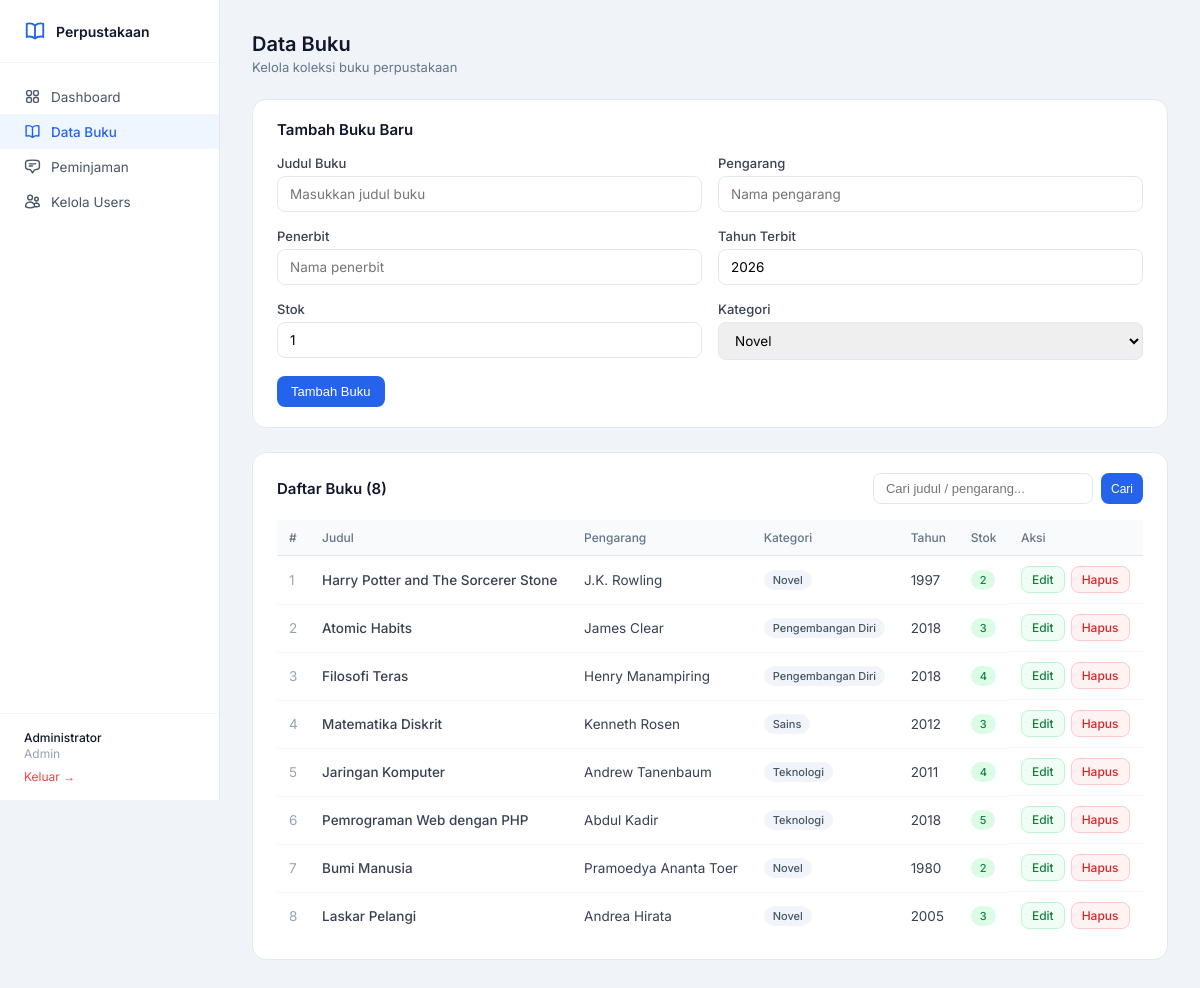
The page /buku.php (signed in) on the database its author committed.
### tables this page shows
CREATE TABLE IF NOT EXISTS buku (
  id INT AUTO_INCREMENT PRIMARY KEY,
  judul VARCHAR(200) NOT NULL,
  pengarang VARCHAR(100) NOT NULL,
  penerbit VARCHAR(100),
  tahun INT,
  stok INT DEFAULT 1,
  kategori VARCHAR(50),
  created_at TIMESTAMP DEFAULT CURRENT_TIMESTAMP
);

### src/auth.php (called while the page is built, shortened)
<?php
function isAdmin() {
    return isset($_SESSION['user']) && $_SESSION['user']['role'] === 'admin';
}

### public/buku.php (the view, shortened to what this page needs)
<?php
require_once __DIR__ . '/../src/auth.php';
require_once __DIR__ . '/../src/db.php';
$editData = null;
$search = trim($_GET['q'] ?? '');
if ($search) {
    $stmt = $pdo->prepare("SELECT * FROM buku WHERE judul LIKE ? OR pengarang LIKE ? ORDER BY id DESC");
    $stmt->execute(["%$search%", "%$search%"]);
} else {
    $stmt = $pdo->query("SELECT * FROM buku ORDER BY id DESC");
}
$bukuList = $stmt->fetchAll();
$kategoriList = ['Novel','Teknologi','Sains','Pengembangan Diri','Sejarah','Lainnya'];
require_once __DIR__ . '/../src/layout_top.php';
?>
<div class="page-header">
  <h1>Data Buku</h1>
  <p>Kelola koleksi buku perpustakaan</p>
</div>
<div class="card" style="margin-bottom:1.5rem;">
  <h2 style="font-size:15px;font-weight:600;margin-bottom:1rem;color:#0f172a;">
    <?= $editData ? 'Edit Buku' : 'Tambah Buku Baru' ?>
  </h2>
  <form method="POST">
    <div class="form-row">
      <div class="form-group">
        <label>Judul Buku</label>
        <input type="text" name="judul" value="<?= htmlspecialchars($editData['judul'] ?? '') ?>" required placeholder="Masukkan judul buku"/>
      </div>
      <div class="form-group">
        <label>Pengarang</label>
        <input type="text" name="pengarang" value="<?= htmlspecialchars($editData['pengarang'] ?? '') ?>" required placeholder="Nama pengarang"/>
      </div>
    </div>
    <div class="form-row">
      <div class="form-group">
        <label>Penerbit</label>
        <input type="text" name="penerbit" value="<?= htmlspecialchars($editData['penerbit'] ?? '') ?>" placeholder="Nama penerbit"/>
      </div>
      <div class="form-group">
        <label>Tahun Terbit</label>
        <input type="number" name="tahun" value="<?= htmlspecialchars($editData['tahun'] ?? date('Y')) ?>" min="1900" max="<?= date('Y') ?>"/>
      </div>
    </div>
    <div class="form-row">
      <div class="form-group">
        <label>Stok</label>
        <input type="number" name="stok" value="<?= htmlspecialchars($editData['stok'] ?? 1) ?>" min="0"/>
      </div>
      <div class="form-group">
        <label>Kategori</label>
        <select name="kategori">
          <?php foreach ($kategoriList as $kat): ?>
          <option value="<?= $kat ?>" <?= ($editData['kategori'] ?? '') === $kat ? 'selected' : '' ?>><?= $kat ?></option>
          <?php endforeach; ?>
        </select>
      </div>
    </div>
    <div style="display:flex;gap:8px;">
      <button type="submit" class="btn btn-primary">
        <?= $editData ? 'Simpan Perubahan' : 'Tambah Buku' ?>
      </button>
    </div>
  </form>
</div>
<div class="card">
  <div style="display:flex;justify-content:space-between;align-items:center;margin-bottom:1rem;gap:1rem;flex-wrap:wrap;">
    <h2 style="font-size:15px;font-weight:600;color:#0f172a;">Daftar Buku (<?= count($bukuList) ?>)</h2>
    <form method="GET" style="display:flex;gap:8px;">
      <input type="text" name="q" value="<?= htmlspecialchars($search) ?>" placeholder="Cari judul / pengarang..." style="padding:7px 12px;border:1px solid #e2e8f0;border-radius:8px;font-size:13px;outline:none;width:220px;"/>
      <button type="submit" class="btn btn-primary btn-sm">Cari</button>
    </form>
  </div>
  <table>
    <thead>
      <tr>
        <th>#</th>
        <th>Judul</th>
        <th>Pengarang</th>
        <th>Kategori</th>
        <th>Tahun</th>
        <th>Stok</th>
        <th>Aksi</th>
      </tr>
    </thead>
    <tbody>
      <?php foreach ($bukuList as $i => $b): ?>
      <tr>
        <td style="color:#94a3b8;"><?= $i+1 ?></td>
        <td style="font-weight:500;"><?= htmlspecialchars($b['judul']) ?></td>
        <td><?= htmlspecialchars($b['pengarang']) ?></td>
        <td><span class="badge badge-gray"><?= htmlspecialchars($b['kategori']) ?></span></td>
        <td><?= $b['tahun'] ?></td>
        <td>
          <?php if ($b['stok'] > 0): ?>
            <span class="badge badge-green"><?= $b['stok'] ?></span>
          <?php else: ?>
            <span class="badge badge-red">Habis</span>
          <?php endif; ?>
        </td>
        <td style="display:flex;gap:6px;">
          <a href="buku.php?edit=<?= $b['id'] ?>" class="btn btn-success btn-sm">Edit</a>
          <?php if (isAdmin()): ?>
          <a href="buku.php?hapus=<?= $b['id'] ?>" class="btn btn-danger btn-sm" onclick="return confirm('Hapus buku ini?')">Hapus</a>
          <?php endif; ?>
        </td>
      </tr>
      <?php endforeach; ?>
    </tbody>
  </table>
</div>
<?php require_once __DIR__ . '/../src/layout_bottom.php'; ?>

### src/layout_top.php (style rules this page uses)
*,*::before,*::after { box-sizing:border-box;margin:0;padding:0 }
body { font-family:'Inter',sans-serif;background:#f0f4f8;color:#1a1a2e;min-height:100vh;display:flex; }
.page-header { margin-bottom:1.5rem; }
.page-header h1 { font-size:20px;font-weight:600;color:#0f172a; }
.page-header p { font-size:13px;color:#64748b;margin-top:3px; }
.card { background:#fff;border:1px solid #e2e8f0;border-radius:14px;padding:1.25rem 1.5rem; }
table { width:100%;border-collapse:collapse;font-size:13.5px; }
th { text-align:left;padding:10px 12px;font-size:12px;font-weight:500;color:#64748b;border-bottom:1px solid #e2e8f0;background:#f8fafc; }
td { padding:10px 12px;border-bottom:1px solid #f1f5f9;color:#374151;vertical-align:middle; }
tr:last-child td { border-bottom:none; }
.badge { display:inline-block;font-size:11px;font-weight:500;padding:3px 9px;border-radius:999px; }
.badge-green { background:#dcfce7;color:#15803d; }
.badge-gray { background:#f1f5f9;color:#475569; }
.btn { display:inline-flex;align-items:center;gap:6px;padding:8px 14px;border-radius:8px;font-size:13px;font-weight:500;cursor:pointer;border:none;text-decoration:none;transition:all .15s; }
.btn-primary { background:#2563eb;color:#fff; }
.btn-danger { background:#fef2f2;color:#dc2626;border:1px solid #fecaca; }
.btn-success { background:#f0fdf4;color:#15803d;border:1px solid #bbf7d0; }
.btn-sm { padding:5px 10px;font-size:12px; }
.form-group { margin-bottom:1rem; }
.form-group label { display:block;font-size:13px;font-weight:500;color:#374151;margin-bottom:5px; }
.form-group input,.form-group select,.form-group textarea { width:100%;padding:9px 12px;border:1px solid #e2e8f0;border-radius:8px;font-size:13.5px;font-family:inherit;outline:none;transition:border .2s; }
.form-row { display:grid;grid-template-columns:1fr 1fr;gap:1rem; }

### rows shown on the page
buku: judul "Harry Potter and The Sorcerer Stone", pengarang "J.K. Rowling", kategori "Novel", tahun "1997", stok "2"
buku: judul "Atomic Habits", pengarang "James Clear", kategori "Pengembangan Diri", tahun "2018", stok "3"
buku: judul "Filosofi Teras", pengarang "Henry Manampiring", kategori "Pengembangan Diri", tahun "2018", stok "4"
buku: judul "Matematika Diskrit", pengarang "Kenneth Rosen", kategori "Sains", tahun "2012", stok "3"
buku: judul "Jaringan Komputer", pengarang "Andrew Tanenbaum", kategori "Teknologi", tahun "2011", stok "4"
buku: judul "Pemrograman Web dengan PHP", pengarang "Abdul Kadir", kategori "Teknologi", tahun "2018", stok "5"
buku: judul "Bumi Manusia", pengarang "Pramoedya Ananta Toer", kategori "Novel", tahun "1980", stok "2"
buku: judul "Laskar Pelangi", pengarang "Andrea Hirata", kategori "Novel", tahun "2005", stok "3"

### other values the page prints
$user['nama'] "Administrator"
$user['role'] "Admin"
count($bukuList) "8"
form field kategori "Novel"
